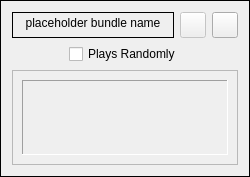
<?xml version="1.0" encoding="UTF-8"?>
<ui version="4.0">
 <class>RootBundleControlWidget</class>
 <widget class="QFrame" name="RootBundleControlWidget">
  <property name="enabled">
   <bool>true</bool>
  </property>
  <property name="geometry">
   <rect>
    <x>0</x>
    <y>0</y>
    <width>250</width>
    <height>177</height>
   </rect>
  </property>
  <property name="sizePolicy">
   <sizepolicy hsizetype="MinimumExpanding" vsizetype="Minimum">
    <horstretch>0</horstretch>
    <verstretch>0</verstretch>
   </sizepolicy>
  </property>
  <property name="contextMenuPolicy">
   <enum>Qt::ContextMenuPolicy::DefaultContextMenu</enum>
  </property>
  <property name="acceptDrops">
   <bool>false</bool>
  </property>
  <property name="windowTitle">
   <string>Form</string>
  </property>
  <property name="layoutDirection">
   <enum>Qt::LayoutDirection::LeftToRight</enum>
  </property>
  <property name="styleSheet">
   <string notr="true"/>
  </property>
  <property name="frameShape">
   <enum>QFrame::Shape::Box</enum>
  </property>
  <layout class="QVBoxLayout" name="verticalLayout_2">
   <item>
    <widget class="QWidget" name="nameAndTopButtons" native="true">
     <property name="sizePolicy">
      <sizepolicy hsizetype="MinimumExpanding" vsizetype="Minimum">
       <horstretch>0</horstretch>
       <verstretch>0</verstretch>
      </sizepolicy>
     </property>
     <layout class="QHBoxLayout" name="horizontalLayout">
      <property name="leftMargin">
       <number>0</number>
      </property>
      <property name="topMargin">
       <number>0</number>
      </property>
      <property name="rightMargin">
       <number>0</number>
      </property>
      <property name="bottomMargin">
       <number>0</number>
      </property>
      <item>
       <widget class="ClickableLabel" name="nameLabel">
        <property name="enabled">
         <bool>true</bool>
        </property>
        <property name="sizePolicy">
         <sizepolicy hsizetype="MinimumExpanding" vsizetype="Minimum">
          <horstretch>0</horstretch>
          <verstretch>0</verstretch>
         </sizepolicy>
        </property>
        <property name="toolTip">
         <string>Rename bundle</string>
        </property>
        <property name="frameShape">
         <enum>QFrame::Shape::Box</enum>
        </property>
        <property name="frameShadow">
         <enum>QFrame::Shadow::Plain</enum>
        </property>
        <property name="text">
         <string notr="true">placeholder bundle name</string>
        </property>
        <property name="alignment">
         <set>Qt::AlignmentFlag::AlignHCenter|Qt::AlignmentFlag::AlignTop</set>
        </property>
        <property name="wordWrap">
         <bool>true</bool>
        </property>
        <property name="margin">
         <number>5</number>
        </property>
        <property name="textInteractionFlags">
         <set>Qt::TextInteractionFlag::NoTextInteraction</set>
        </property>
       </widget>
      </item>
      <item>
       <widget class="QPushButton" name="hideButton">
        <property name="enabled">
         <bool>false</bool>
        </property>
        <property name="sizePolicy">
         <sizepolicy hsizetype="Fixed" vsizetype="Fixed">
          <horstretch>0</horstretch>
          <verstretch>0</verstretch>
         </sizepolicy>
        </property>
        <property name="minimumSize">
         <size>
          <width>26</width>
          <height>26</height>
         </size>
        </property>
        <property name="maximumSize">
         <size>
          <width>26</width>
          <height>16777215</height>
         </size>
        </property>
        <property name="toolTip">
         <string>Hide</string>
        </property>
        <property name="icon">
         <iconset theme="QIcon::ThemeIcon::ListRemove"/>
        </property>
        <property name="checkable">
         <bool>false</bool>
        </property>
       </widget>
      </item>
      <item>
       <widget class="QPushButton" name="deleteRootBundleButton">
        <property name="sizePolicy">
         <sizepolicy hsizetype="Fixed" vsizetype="Fixed">
          <horstretch>0</horstretch>
          <verstretch>0</verstretch>
         </sizepolicy>
        </property>
        <property name="minimumSize">
         <size>
          <width>26</width>
          <height>26</height>
         </size>
        </property>
        <property name="maximumSize">
         <size>
          <width>26</width>
          <height>16777215</height>
         </size>
        </property>
        <property name="toolTip">
         <string>Delete bundle</string>
        </property>
        <property name="icon">
         <iconset theme="QIcon::ThemeIcon::EditDelete"/>
        </property>
       </widget>
      </item>
     </layout>
    </widget>
   </item>
   <item>
    <widget class="QWidget" name="randomPlayCheckBoxWidget" native="true">
     <property name="sizePolicy">
      <sizepolicy hsizetype="Minimum" vsizetype="Minimum">
       <horstretch>0</horstretch>
       <verstretch>0</verstretch>
      </sizepolicy>
     </property>
     <layout class="QHBoxLayout" name="horizontalLayout_3">
      <property name="topMargin">
       <number>0</number>
      </property>
      <property name="bottomMargin">
       <number>0</number>
      </property>
      <item>
       <widget class="QCheckBox" name="randomPlayCheckBox">
        <property name="sizePolicy">
         <sizepolicy hsizetype="Maximum" vsizetype="Minimum">
          <horstretch>0</horstretch>
          <verstretch>0</verstretch>
         </sizepolicy>
        </property>
        <property name="text">
         <string>Plays Randomly</string>
        </property>
       </widget>
      </item>
     </layout>
    </widget>
   </item>
   <item>
    <widget class="QFrame" name="entryHotkeyFrame">
     <property name="sizePolicy">
      <sizepolicy hsizetype="Expanding" vsizetype="Expanding">
       <horstretch>0</horstretch>
       <verstretch>0</verstretch>
      </sizepolicy>
     </property>
     <property name="frameShape">
      <enum>QFrame::Shape::StyledPanel</enum>
     </property>
     <property name="frameShadow">
      <enum>QFrame::Shadow::Raised</enum>
     </property>
     <layout class="QHBoxLayout" name="horizontalLayout_2">
      <item>
       <widget class="RootBundleFrame" name="rootBundleFrame">
        <property name="sizePolicy">
         <sizepolicy hsizetype="MinimumExpanding" vsizetype="Minimum">
          <horstretch>0</horstretch>
          <verstretch>0</verstretch>
         </sizepolicy>
        </property>
        <property name="minimumSize">
         <size>
          <width>60</width>
          <height>60</height>
         </size>
        </property>
        <property name="acceptDrops">
         <bool>true</bool>
        </property>
        <property name="frameShape">
         <enum>QFrame::Shape::Panel</enum>
        </property>
        <property name="frameShadow">
         <enum>QFrame::Shadow::Sunken</enum>
        </property>
       </widget>
      </item>
     </layout>
    </widget>
   </item>
  </layout>
 </widget>
 <customwidgets>
  <customwidget>
   <class>ClickableLabel</class>
   <extends>QLabel</extends>
   <header>ui/clickablelabel.h</header>
  </customwidget>
  <customwidget>
   <class>RootBundleFrame</class>
   <extends>QFrame</extends>
   <header>ui/soundboard/rootbundleframe.h</header>
   <container>1</container>
  </customwidget>
 </customwidgets>
 <tabstops>
  <tabstop>hideButton</tabstop>
  <tabstop>deleteRootBundleButton</tabstop>
 </tabstops>
 <resources/>
 <connections/>
</ui>
